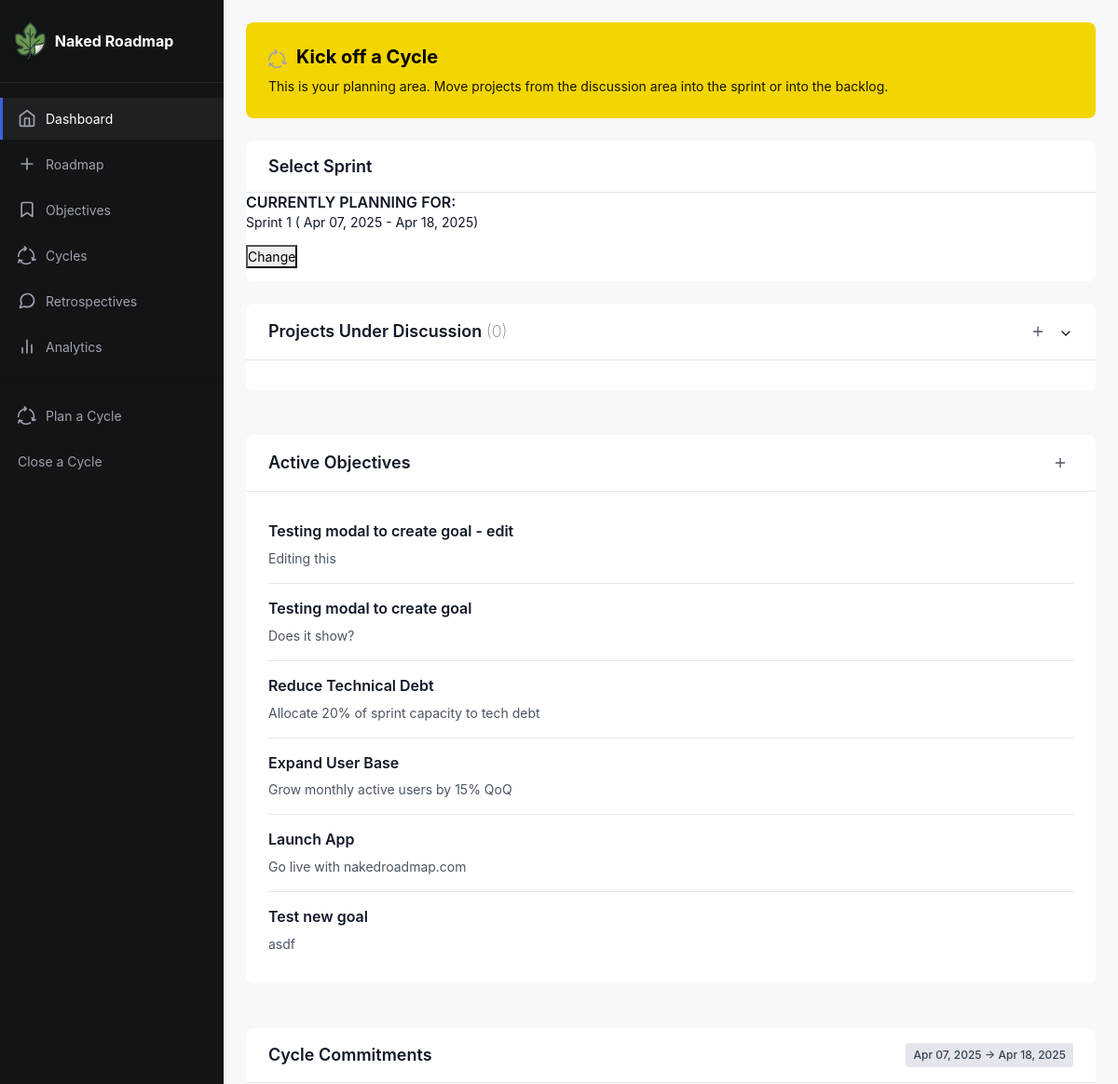
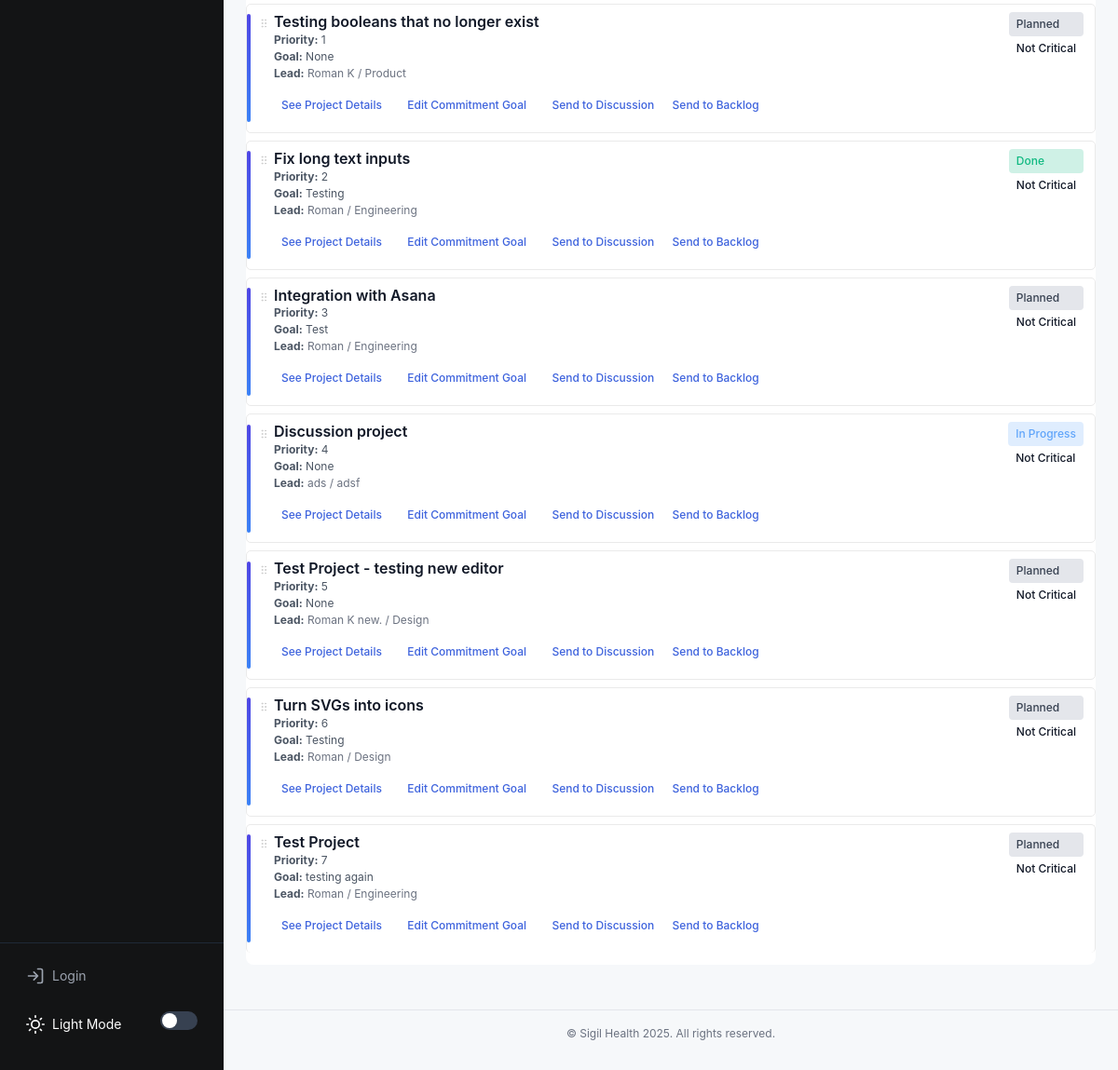
Page /planning/cycle/2 on the earlier database version (2 pictures, top to bottom).
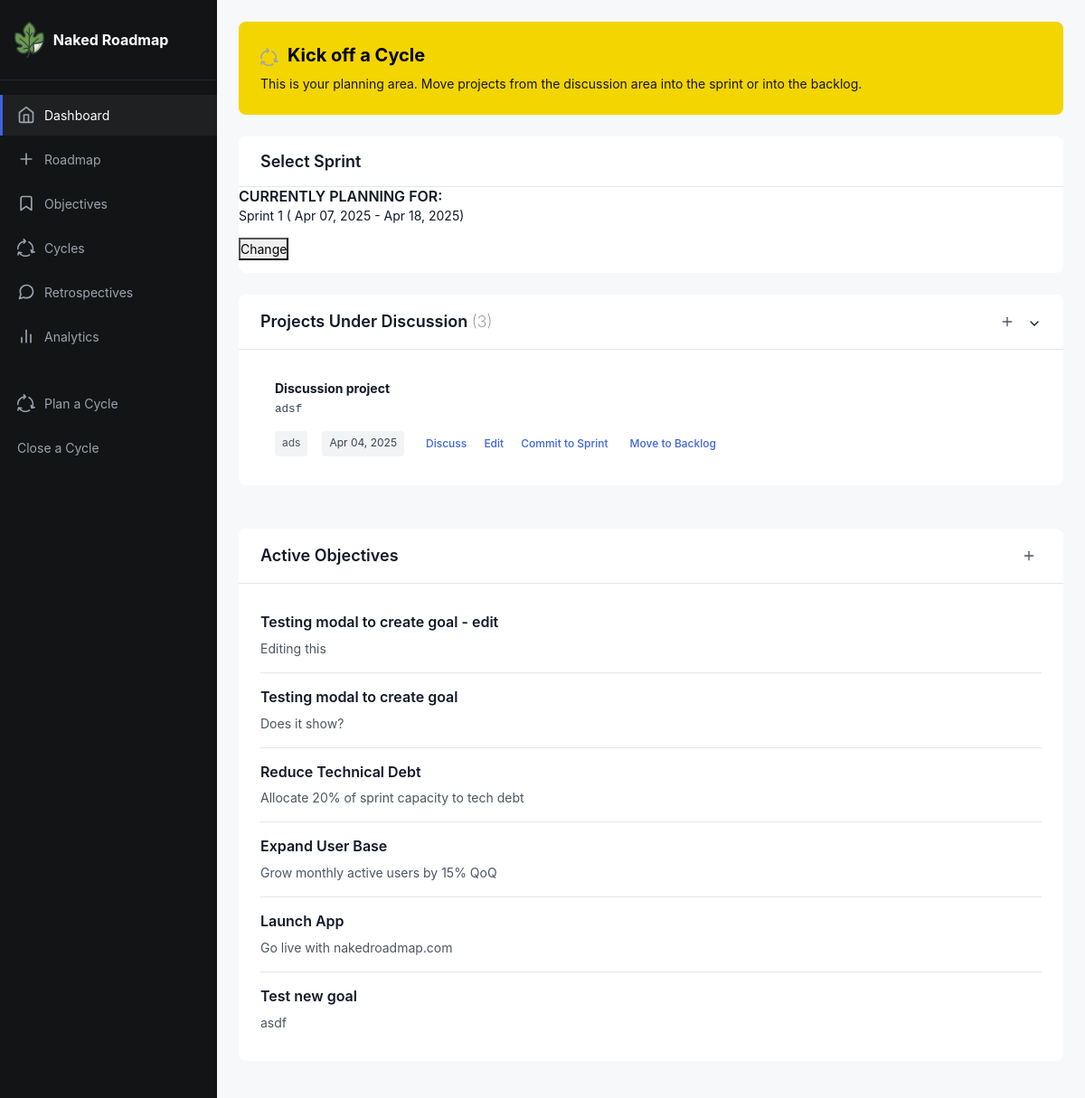
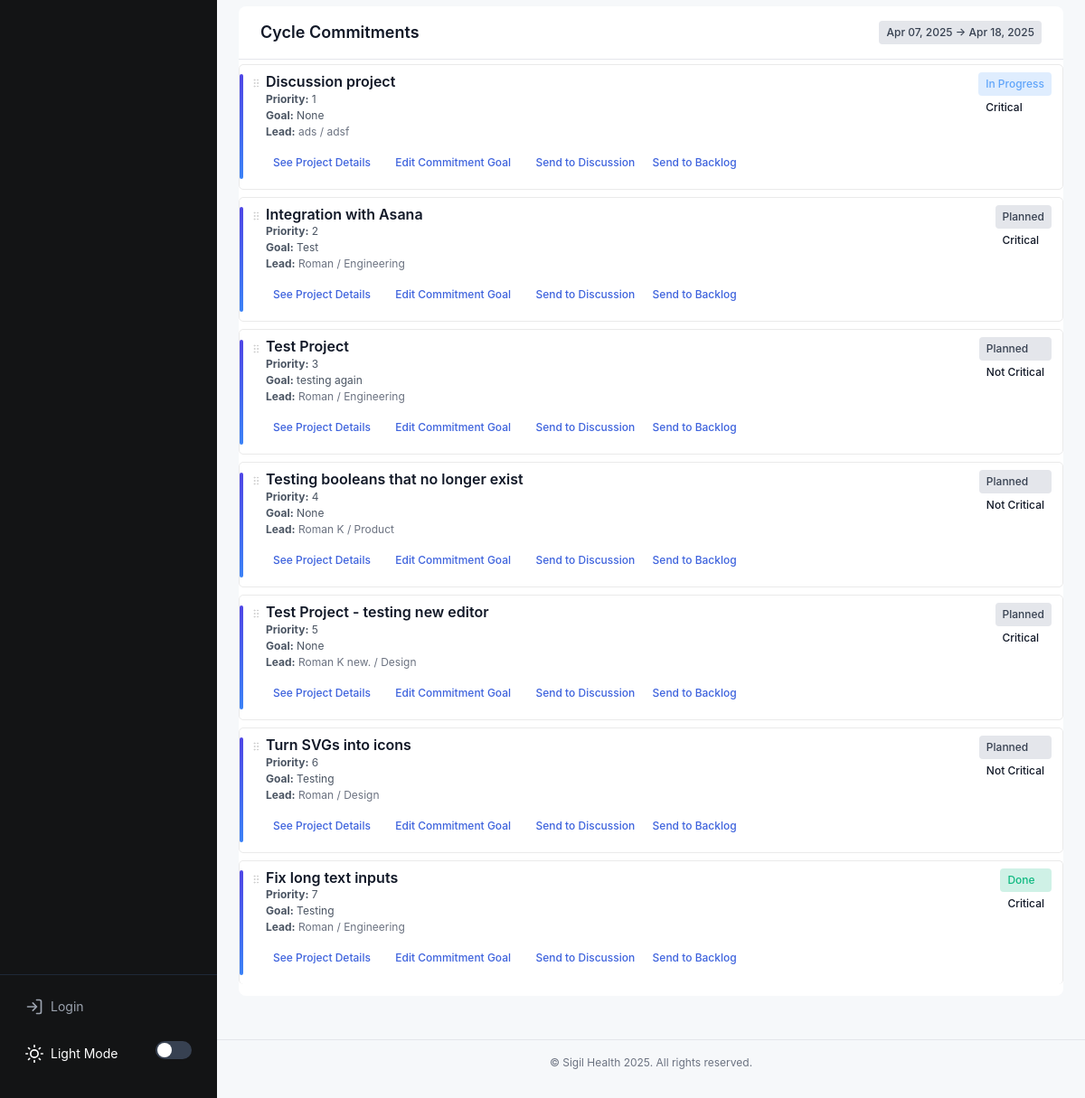
Same page on the later database version (2 pictures, top to bottom).
### app/models.py (models this page shows, shortened)
class Sprint(db.Model):
    id: so.Mapped[int] = so.mapped_column(primary_key=True)
    created: so.Mapped[datetime] = so.mapped_column(index=True, default=lambda: datetime.now(timezone.utc))
    title: so.Mapped[str] = so.mapped_column(sa.TEXT())
    date_start: so.Mapped[date] = so.mapped_column(index=True)
    date_end: so.Mapped[date] = so.mapped_column(index=True)
    goals: so.Mapped[str] = so.mapped_column(sa.TEXT(), nullable=True)
    status: so.Mapped[str] = so.mapped_column(sa.TEXT(), nullable=True)

class Goal(db.Model):
    id: so.Mapped[int] = so.mapped_column(primary_key=True)
    created: so.Mapped[datetime] = so.mapped_column(index=True, default=lambda: datetime.now(timezone.utc))
    title: so.Mapped[str] = so.mapped_column(sa.TEXT())
    requested_by: so.Mapped[str] = so.mapped_column(sa.TEXT())
    details: so.Mapped[str] = so.mapped_column(sa.TEXT())
    user_id: so.Mapped[int] = so.mapped_column(sa.ForeignKey(User.id), index=True)
    status: so.Mapped[str] = so.mapped_column(sa.TEXT(), nullable=True, default="Active")
    completed: so.Mapped[datetime] = so.mapped_column(nullable=True)

class SprintProjectMap(db.Model):
    id: so.Mapped[int] = so.mapped_column(primary_key=True)
    added: so.Mapped[datetime] = so.mapped_column(index=True, default=lambda: datetime.now(timezone.utc))
    sprint_id: so.Mapped[int] = so.mapped_column(sa.ForeignKey(Sprint.id), index=True)
    project_id: so.Mapped[int] = so.mapped_column(sa.ForeignKey(Project.id), index=True)
    goal: so.Mapped[str] = so.mapped_column(sa.TEXT(), nullable=True)
    status: so.Mapped[str] = so.mapped_column(sa.TEXT(), default="Planned")
    order: so.Mapped[int] = so.mapped_column(nullable=True, autoincrement=True)
    project = db.relationship("Project", backref="sprint_mappings")
    sprint = db.relationship("Sprint", backref="project_mappings")
    critical: so.Mapped[bool] = so.mapped_column(default=False, nullable=True)

class Project(db.Model):
    __tablename__ = "project"
    id: so.Mapped[int] = so.mapped_column(primary_key=True)
    name: so.Mapped[str] = so.mapped_column(sa.TEXT())
    created: so.Mapped[datetime] = so.mapped_column(index=True, default=lambda: datetime.now(timezone.utc))
    dri: so.Mapped[str] = so.mapped_column(sa.TEXT())
    team: so.Mapped[str] = so.mapped_column(sa.TEXT())
    context: so.Mapped[str] = so.mapped_column(sa.TEXT())
    why: so.Mapped[str] = so.mapped_column(sa.TEXT())
    requirements: so.Mapped[str] = so.mapped_column(sa.TEXT())
    launch: so.Mapped[str] = so.mapped_column(sa.TEXT())
    location: so.Mapped[str] = so.mapped_column(sa.TEXT(),  nullable=True, default="discussion")
    type: so.Mapped[str] = so.mapped_column(sa.TEXT(), nullable=True)
    status: so.Mapped[str] = so.mapped_column(sa.TEXT(), nullable=True, default="Active")

### app/routes.py (the view)
@app.route('/planning/cycle/<int:sprint_id>', methods=['GET'])
def planningStep2CycleSelected(sprint_id):
    projects = (
        Project.query
        .order_by(Project.created.desc())
        .filter(Project.status != "Completed")
        .all()
    )
    goals = (
        Goal.query
        .order_by(Goal.created.desc())
        .all()
    )
    selectedsprint = (
        Sprint.query
        .filter(Sprint.id == sprint_id)
        .first()
    )
    sprints = (
        Sprint.query
        .filter(Sprint.status != "Completed")
        .order_by(Sprint.date_start.asc())
        .all()
    )
    sprintlog = (
        SprintProjectMap.query
        .filter(SprintProjectMap.sprint_id == sprint_id)
        .order_by(SprintProjectMap.order.asc())
        .all()
    )
    today = datetime.now()
    return render_template(
        'plan-cycle-2.html',
        title='Plan a Cycle',
        projects=projects,
        goals=goals,
        config=Config,
        sprints=sprints,
        sprintlog=sprintlog,
        datetime=datetime,
        today=today,
        selectedsprint=selectedsprint
    )

### app/routes.py (called while the page is built)
@app.context_processor
def inject_csrf_token():
    return dict(csrf_token=generate_csrf())

### app/templates/plan-cycle-2.html (shortened to what this page needs)
{% extends 'base.html' %}
{% block content %}
<div class="welcome-banner">
  <h2><img src="{{ url_for('static', filename='./icons/cycle.svg')}}" style="max-height:20px; margin-right:10px;">Kick off a Cycle</h2>
  <p>This is your planning area. Move projects from the discussion area into the sprint or into the backlog.</p>
</div>
<section class="section cycle-section">
  <div class="section-header collapsible-header" onclick="toggleCycleSection()">
    <h3>Select Sprint</h3>
  </div>
  <div>
    <h4>CURRENTLY PLANNING FOR:</h4>
    <p>{{ selectedsprint.title }} ( {{selectedsprint.date_start.strftime('%b %d, %Y')}} - {{selectedsprint.date_end.strftime('%b %d, %Y')}})</p>
    <p><button id="toggleSelectSprint">Change</button>
    </p>
  </div>
</section>
<section class="two-column-section">
  <section class="section discussion-section column-wide section">
    <div class="section-header collapsible-header" onclick="toggleDiscussionSection()">
      <h3>Projects Under Discussion <span style="color:gray; font-weight:200;">({{ projects|count }})</span></h3>
      <div class="header-actions">
        <a href="{{ url_for('createProject') }}" class="btn-icon" title="Add new Goal">
          <svg width="16" height="16" viewBox="0 0 24 24" fill="none" stroke="currentColor" stroke-width="2" stroke-linecap="round" stroke-linejoin="round">
            <line x1="12" y1="5" x2="12" y2="19"></line>
            <line x1="5" y1="12" x2="19" y2="12"></line>
          </svg>
        </a>
        <span class="collapse-icon">
          <svg width="16" height="16" viewBox="0 0 24 24" fill="none" stroke="currentColor" stroke-width="2" stroke-linecap="round" stroke-linejoin="round">
            <polyline points="6 9 12 15 18 9"></polyline>
          </svg>
        </span>
      </div>
    </div>
    <div class="discussion-list" id="discussion-list">
      {% for project in projects|selectattr('location', '==', "discussion") %}
      <div class="discussion-item" data-project-id="{{ project.id }}">
        <p><strong>{{ project.name }}</strong><br>
          <span class="discussion-details">{{ project.context }}</span>
        </p>
        <div class="discussion-actions">
          <span class="requester date-badge">{{ project.dri }}</span> <span class="date-badge">{{ project.created.strftime('%b %d, %Y') }}</span>
          <button class="btn-text">Discuss</button>
          <a href="{{ url_for('edit', project_id=project.id) }}" class="btn-icon" title="Edit project"><button class="btn-text">Edit</button></a>
          <button class="btn-text">Commit to Sprint</button>
          <button class="btn-text">Move to Backlog</button>
        </div>
      </div>
      {% endfor %}
    </div>
  </section>
  <section class="section discussion-section column-narrow section">
    <div class="section-header">
      <h3>Active Objectives</h3>
      <a href="{{ url_for('createGoal') }}" class="btn-icon" title="Add new Goal">
        <svg width="16" height="16" viewBox="0 0 24 24" fill="none" stroke="currentColor" stroke-width="2" stroke-linecap="round" stroke-linejoin="round">
          <line x1="12" y1="5" x2="12" y2="19"></line>
          <line x1="5" y1="12" x2="19" y2="12"></line>
        </svg>
      </a>
    </div>
    <div class="goals-list">
      {% for goal in goals %}
      <div class="goal-item">
        <h4>{{ goal.title }}</h4>
        <p>{{ goal.details }}</p>
      </div>
      {% endfor %}
    </div>
  </section>
</section>
<section>
  <div class="section">
    <div class="section-header">
      <h3>Cycle Commitments</h3>
      <span class="status-badge status-planned">
        {% if sprints|length > 0 %}
        {{ sprints[0].date_start.strftime('%b %d, %Y') }} &rarr; {{ sprints[0].date_end.strftime('%b %d, %Y') }}
        {% endif %}
      </span>
    </div>
    <div class="sprint-projects sortable-projects" id="sortable-projects">
      {% for entry in sprintlog %}
      {% set project = entry.project %}
      <div class="project-item" data-id="{{ entry.id }}" data-project-id="{{ project.id }}" data-order="{{ entry.order }}" style="display:flex; flex-direction: row;">
        <div class="project-handle" style="flex-shrink:1; text-align:center;">
          <span class="drag-handle">
          </span>
        </div>
        <div class="project-body" style="flex-grow:12;">
          <div class="project-header">
            <h4>
              {{ project.name }}
            </h4>
          </div>
          <div class="project-meta">
            <p><strong>Priority:</strong> {{ entry.order }}<br>
              <strong>Goal:</strong> {{ entry.goal }}
              <br><strong>Lead:</strong> <span class="project-team">{{ project.dri }} / {{ project.team }}</span>
            </p>
            <div class="commitments-actions">
              <a href="{{ url_for('project', project_id=project.id) }}"><button class="btn-text">See Project Details</button></a>
              <a href="{{ url_for('edit', project_id=project.id) }}" class="btn-text" title="Edit project"><button class="btn-text">Edit Commitment Goal</button></a>
              <button class="btn-text">Send to Discussion</button>
              <button class="btn-text">Send to Backlog</button>
            </div>
          </div>
        </div>
        <div class="project-status" style="display:flex; flex-direction:column; flex-shrink:1;">
            <span class="status-badge
            {% if entry.status == 'In Progress' %}status-in-progress
            {% elif entry.status == 'Done' %}status-complete
            {% elif entry.status == 'Blocked' %}status-blocked
            {% else %}status-planned{% endif %}">
              {{ entry.status|default('Planned') }}
            </span>
            {% if entry.critical %}
            <span class="status-badge critical" data-id="{{ entry.id }}" title="Toggle critical status">Critical</span>
            {% else %}
            <span class="status-badge not-critical" data-id="{{ entry.id }}" title="Toggle critical status">Not Critical</span>
            {% endif %}
        </div>
      </div>
      {% endfor %}
    </div>
</section>
{% endblock %}

### app/templates/base.html (shortened to what this page needs)
<!doctype html>
<html lang="en" data-theme="light">
<head>
  <link rel="stylesheet" href="https://stackpath.bootstrapcdn.com/bootstrap/4.3.1/css/bootstrap.min.css">
  <link rel="stylesheet" type="text/css" href={{ url_for('static', filename='style.css')}}>
  <link href="static/fonts/Mulish/Mulish-VariableFont_wght.ttf" rel="stylesheet">
</head>
<body>
  <div class="app-container">
    <div class="sidebar">
      <div class="sidebar-header">
        <a href="{{ url_for('index')}}" class="logo">
          <img src="{{ url_for('static', filename='fig-icon.svg')}}" style="max-height:40px; margin-right:10px;">
          <span>Naked Roadmap</span>
        </a>
      </div>
      <nav class="sidebar-nav">
        <ul>
          <li>
            <a href="{{ url_for('index') }}" class="active">
              <img src="{{ url_for('static', filename='./icons/dashboard.svg')}}" style="max-height:20px; margin-right:10px;">
              Dashboard
            </a>
          </li>
          <li>
            <a href="{{ url_for('projectspage') }}">
              <img src="{{ url_for('static', filename='./icons/roadmap.svg')}}" style="max-height:20px; margin-right:10px;">
              Roadmap
            </a>
          </li>
          <li>
            <a href="{{ url_for('createGoal') }}">
              <img src="{{ url_for('static', filename='./icons/objective.svg')}}" style="max-height:20px; margin-right:10px;">
              Objectives
            </a>
          </li>
          <li>
            <a href="{{ url_for('show_cycles') }}">
              <img src="{{ url_for('static', filename='./icons/cycle.svg')}}" style="max-height:20px; margin-right:10px;"> Cycles
            </a>
          </li>
          <li>
            <a href="#">
              <img src="{{ url_for('static', filename='./icons/retrospectives.svg')}}" style="max-height:20px; margin-right:10px;">
              Retrospectives
            </a>
          </li>
          <li>
            <a href="#">
              <img src="{{ url_for('static', filename='./icons/analytics.svg')}}" style="max-height:20px; margin-right:10px;">
              Analytics
            </a>
          </li>
          <li>
            <hr>
          </li>
          <li>
            <a href="{{url_for('plan_sprint') }}">
              <img src="{{ url_for('static', filename='./icons/cycle.svg')}}" style="max-height:20px; margin-right:10px;"> Plan a Cycle
            </a>
          </li>
          <li>
            <a href="#">
              Close a Cycle
            </a>
          </li>
        </ul>
      </nav>
      <div class="sidebar-footer">
        {% if current_user.is_anonymous %}
        <a href="{{ url_for('login') }}" class="btn-login">
          <svg width="20" height="20" viewBox="0 0 24 24" fill="none" xmlns="http://www.w3.org/2000/svg">
            <path d="M15 3h4a2 2 0 012 2v14a2 2 0 01-2 2h-4M10 17l5-5-5-5M15 12H3" stroke="currentColor" stroke-width="2" stroke-linecap="round" stroke-linejoin="round" />
          </svg>
          Login
        </a>
        <div class="theme-switch">
          <span class="theme-switch-text">Light Mode</span>
          <label class="toggle-switch">
            <span class="toggle-slider"></span>
          </label>
        </div>
        {% endif %}
      </div>
    </div>
    <div class="main-content">
      <div class="content-container">
        {% block content %}{% endblock %}
      </div>
      <footer class="app-footer">
        <p>&copy; {{ config.company_name }} 2025. All rights reserved.</p>
      </footer>
    </div>
  </div>
</body>
</html>

Differences in the rows shown:
now on one of the page's lists (row edited): Project: name "Discussion project", context "adsf", dri "ads", created "Apr 04, 2025"
changed SprintProjectMap "In Progress": order "4" → "1"; critical "Not Critical" → "Critical"; moves up the list
changed SprintProjectMap "Test": order "3" → "2"; critical "Not Critical" → "Critical"; moves up the list
changed SprintProjectMap "testing again": order "7" → "3"; moves up the list
changed SprintProjectMap (number 4 of 7 on the later page): order "1" → "4"
changed SprintProjectMap (number 5 of 7 on the later page): critical "Not Critical" → "Critical"
changed SprintProjectMap "Done": order "2" → "7"; critical "Not Critical" → "Critical"; moves down the list
Other differences:
{{ projects|count }}: "0" → "3"
